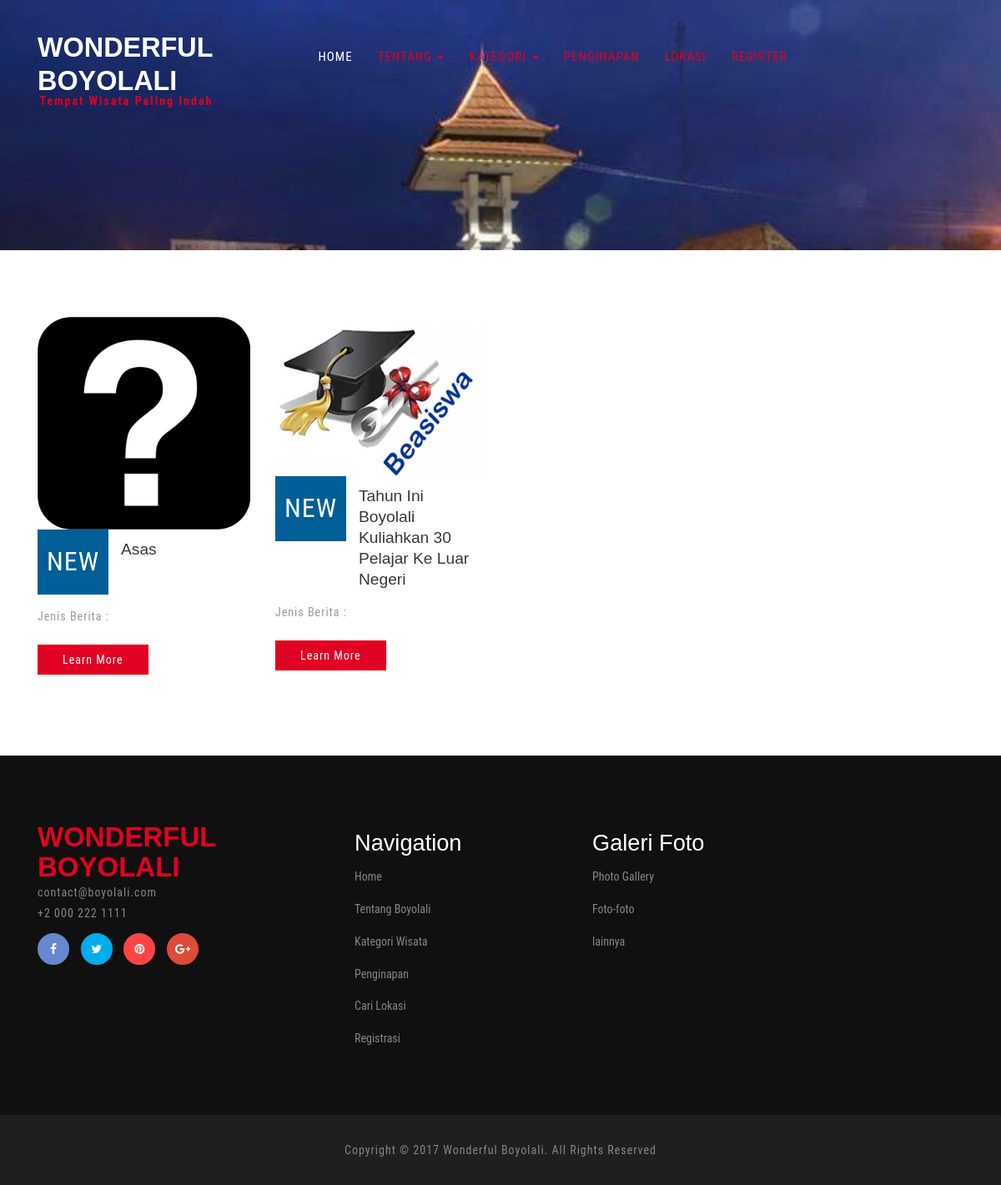
/index.php/main/allberita, run on the app's committed database.
### tables this page shows
CREATE TABLE `berita_terbaru` (
  `id_berita` int(5) NOT NULL,
  `judul_berita` varchar(100) NOT NULL,
  `tgl_berita` date NOT NULL,
  `ket_berita` text NOT NULL,
  `cp_berita` varchar(15) NOT NULL,
  `id_admin` int(5) NOT NULL
);

### application/controllers/Main.php (called while the page is built, shortened)
<?php
class Main extends CI_Controller {
	public function allberita(){
		$this->load->model('m_dashboard');
        $this->load->view('main/header1');
		$data['berita'] = $this->m_dashboard->tampil_berita()->result();
        $this->load->view('allberita',$data);
		$this->load->view('main/footer');
	}
}

### index.php (called while the page is built, shortened)
<?php
require_once BASEPATH.'core/CodeIgniter.php';

### application/models/m_dashboard.php (called while the page is built, shortened)
<?php
class m_dashboard extends CI_Model{
    public function tampil_berita(){
        $query = $this->db->query("SELECT * FROM berita_terbaru order by id_berita desc");
            return $query;
    }
}
?>

### application/views/allberita.php (the view, shortened to what this page needs)
<?php
	$CI =& get_instance();
?>
	<div class="banner-bottom">
		<div class="container">
			<div class="banner-bottom-grids">
				<?php $no=1; foreach($berita as $a){ ?>
				<div class="col-md-3 banner-bottom-grid w3-agileits">
					<?php
						$dapetgambarberita = "";
						$getgambar =$CI->db->query('select gambar from gambar_berita where id_berita="'.$a->id_berita.'"');
						foreach ($getgambar->result() as $row){
						    $dapetgambarberita = $row->gambar;
						}
					?>
					<?php
					if ($dapetgambarberita=="") {
						?>
							<img src="<?php echo base_url()?>assets/images/tanya.png" alt=" " class="img-responsive" />
						<?php
					}else{
						?>
							<img src="<?php echo base_url()?>upload-foto/<?php echo $dapetgambarberita; ?>" alt=" " class="img-responsive" />
						<?php
					}
					?>
					<div class="banner-bottom-grid-info">
						<div class="col-xs-4 banner-bottom-grid-infol">
							<p>NEW</p>
						</div>
						<div class="col-xs-8 banner-bottom-grid-infor">
							<h3><?php echo $a->judul_berita; ?></h3>
						</div>
						<div class="clearfix"> </div>
						<p class="vel">Jenis Berita : <?php echo $a->jenis_berita; ?></p>
							<div class="more">
								<a href="<?php echo base_url()?>index.php/detailberita/<?php echo $a->id_berita; ?>">Learn More</a>
							</div>
					</div>
				</div>
				<?php $no++;
			 	} ?>
				<div class="clearfix"> </div>
			</div>
		</div>
	</div>

### assets/css/style.css (style rules this page uses)
html, body { font-size: 100%; background: #fff; font-family: 'Roboto Condensed', sans-serif; }
h1,h2,h3,h4,h5,h6 { margin:0; font-family: 'Montserrat', sans-serif; }
p { margin:0; letter-spacing:1px; }
.more a { font-size: 14px; color: #fff; text-decoration: none; padding: 10px 30px; background: #e10123; transition:.5s all; -webkit-transition:.5s all; -moz-transition:.5s all; -o-transition:.5s all; -ms-transition:.5s all;letter-spacing:1px; }
.banner-bottom,.testimonials,.banner-bottom-video,.about,.history,.typo,.gallery,.contact,.single { padding:5em 0; }
.banner-bottom-grid-infol { padding:1em 0em; background:#005F97; }
.banner-bottom-grid-infol p { font-size:2em; color:#fff; margin:0; text-align:center; }
.banner-bottom-grid-infor h3 { font-family: 'Montserrat', sans-serif; font-size:1.2em; color:#373737; text-transform:capitalize; margin: .6em 0 0; line-height: 1.3em; }
p.vel { color:#999; margin:1em 0 2em; line-height:1.8em; font-size:14px; }

### data on the page
berita_terbaru: judul_berita "Asas"
berita_terbaru: judul_berita "Tahun Ini Boyolali Kuliahkan 30 Pelajar Ke Luar Negeri"
